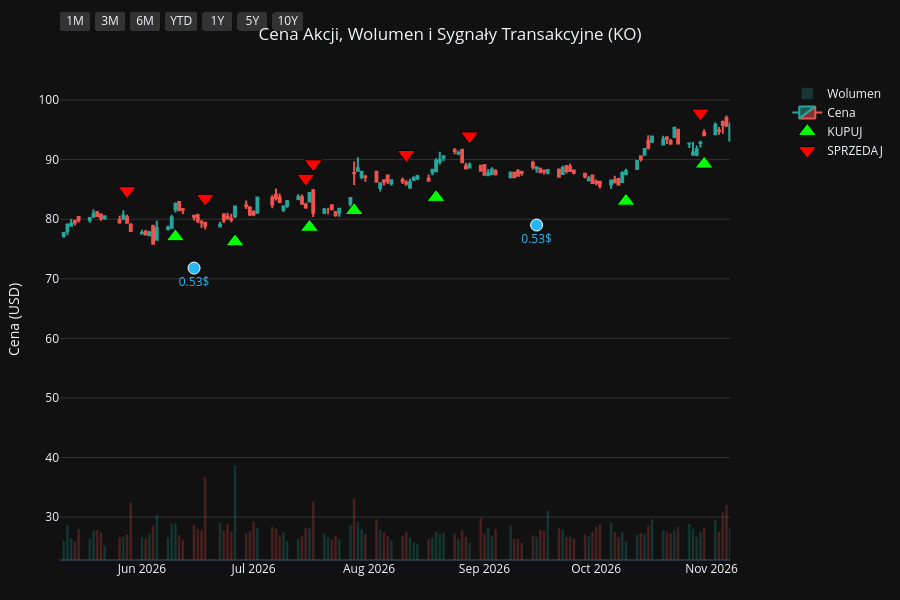
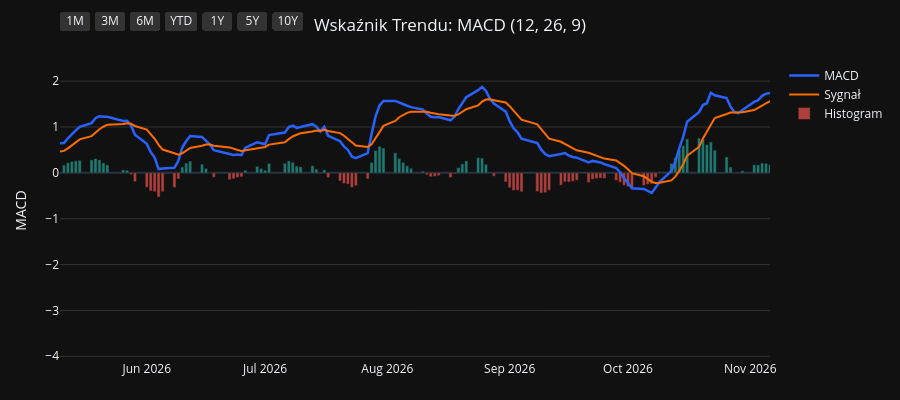
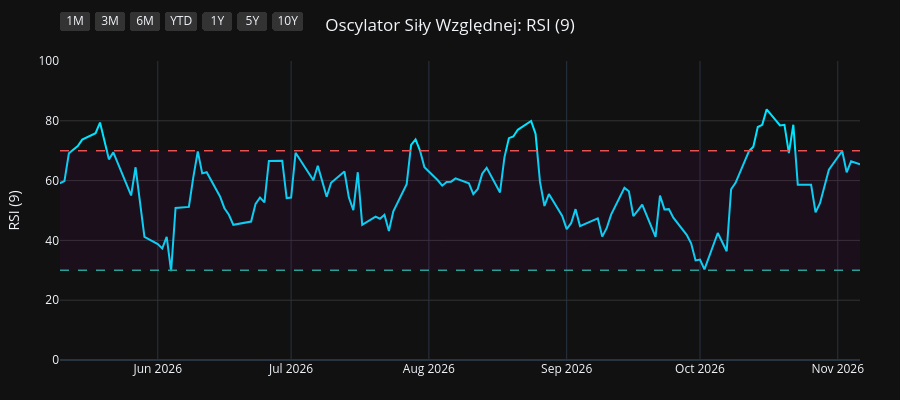
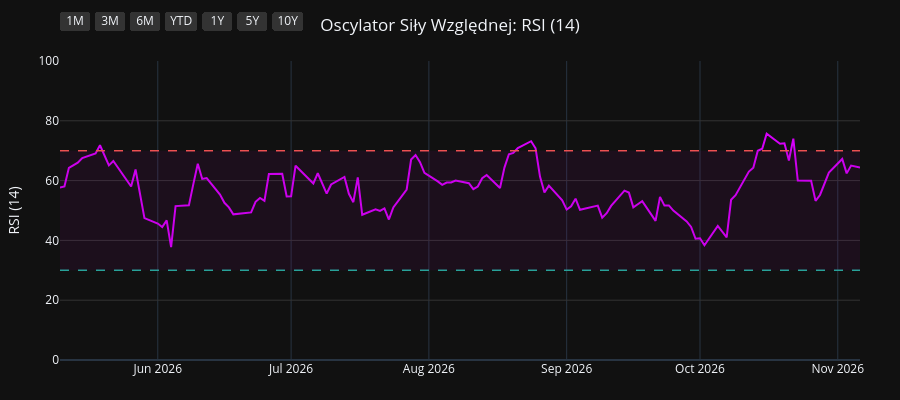

Here is the notebook cell these charts were saved with, in order:
### Code cell
import os
import yfinance as yf
import pandas as pd
import pandas_ta as ta
import plotly.graph_objects as go
from plotly.subplots import make_subplots

# 1. Pobranie i przygotowanie danych
symbol = os.environ.get("STOCK_TICKER", "").strip().upper()
if not symbol:
    raise RuntimeError("Set STOCK_TICKER before running price_extractor.ipynb")
df = yf.Ticker(symbol).history(period="10y")
df.index = df.index.tz_localize(None)

# Wskaźniki i sygnały
df.ta.macd(fast=12, slow=26, signal=9, append=True)
df.ta.rsi(length=9, append=True)
df.ta.rsi(length=14, append=True)
df.ta.rsi(length=21, append=True)
df.dropna(inplace=True)

macd = df['MACD_12_26_9']
signal = df['MACDs_12_26_9']
wczorajszy_macd = macd.shift(1)
wczorajszy_signal = signal.shift(1)

df['Decyzja'] = 'BRAK'
df.loc[(macd > signal) & (wczorajszy_macd <= wczorajszy_signal), 'Decyzja'] = 'KUPUJ'
df.loc[(macd < signal) & (wczorajszy_macd >= wczorajszy_signal), 'Decyzja'] = 'SPRZEDAJ'

df_kupuj = df[df['Decyzja'] == 'KUPUJ']
df_sprzedaj = df[df['Decyzja'] == 'SPRZEDAJ']
df_dywidendy = df[df['Dividends'] > 0]
df_splity = df[df['Stock Splits'] > 0]

# Wspólna konfiguracja osi X
konfiguracja_osi_x = dict(
    type="date",
    showspikes=True, spikemode="across", spikesnap="cursor", spikedash="dot", spikecolor="#ffffff", spikethickness=1, hoverformat="%Y-%m-%d",
    rangeselector=dict(
        buttons=list([
            dict(count=1, label="1M", step="month", stepmode="backward"),
            dict(count=3, label="3M", step="month", stepmode="backward"),
            dict(count=6, label="6M", step="month", stepmode="backward"),
            dict(count=1, label="YTD", step="year", stepmode="todate"),
            dict(count=1, label="1Y", step="year", stepmode="backward"),
            dict(count=5, label="5Y", step="year", stepmode="backward"),
            dict(step="all", label="10Y")
        ]),
        bgcolor="#333333", activecolor="#2962ff", x=0, y=1.1
    )
)

# ==========================================
# WYKRES 1: CENA + WOLUMEN + SYGNAŁY
# ==========================================
fig1 = make_subplots(specs=[[{"secondary_y": True}]])

kolory_wolumenu = ['#26a69a' if row['Close'] >= row['Open'] else '#ef5350' for index, row in df.iterrows()]
fig1.add_trace(go.Bar(x=df.index, y=df['Volume'], marker_color=kolory_wolumenu, opacity=0.25, name='Wolumen'), secondary_y=True)
fig1.add_trace(go.Candlestick(x=df.index, open=df['Open'], high=df['High'], low=df['Low'], close=df['Close'], name='Cena', increasing_line_color='#26a69a', decreasing_line_color='#ef5350'), secondary_y=False)
fig1.add_trace(go.Scatter(x=df_kupuj.index, y=df_kupuj['Low'] * 0.95, customdata=df_kupuj[['Low', 'High']], mode='markers', marker=dict(symbol='triangle-up', size=16, color='#00ff00', line=dict(width=1, color='black')), name='KUPUJ', hovertemplate='KUPUJ<br>Najniższa: %{customdata[0]:.2f}<br>Najwyższa: %{customdata[1]:.2f}<extra></extra>'), secondary_y=False)
fig1.add_trace(go.Scatter(x=df_sprzedaj.index, y=df_sprzedaj['High'] * 1.05, customdata=df_sprzedaj[['Low', 'High']], mode='markers', marker=dict(symbol='triangle-down', size=16, color='#ff0000', line=dict(width=1, color='black')), name='SPRZEDAJ', hovertemplate='SPRZEDAJ<br>Najniższa: %{customdata[0]:.2f}<br>Najwyższa: %{customdata[1]:.2f}<extra></extra>'), secondary_y=False)

if not df_dywidendy.empty:
    fig1.add_trace(go.Scatter(x=df_dywidendy.index, y=df_dywidendy['Low'] * 0.90, mode='markers+text', marker=dict(symbol='circle', size=12, color='#29b6f6', line=dict(width=1, color='white')), text=df_dywidendy['Dividends'].apply(lambda x: f"{x}$"), textposition="bottom center", name='Dywidenda', showlegend=False, hovertemplate='Dywidenda: %{text}<extra></extra>', textfont=dict(color="#29b6f6")), secondary_y=False)
if not df_splity.empty:
                    fig1.add_trace(go.Scatter(x=df_splity.index, y=df_splity['High'], mode='markers+text', marker=dict(symbol='star', size=16, color='#ffee58', line=dict(width=1, color='black')), text=df_splity['Stock Splits'].apply(lambda x: f"{x:g}:1" if x >= 1 else f"1:{1 / x:g}"), textposition="top center", name='Split', hovertemplate='%{text}<extra></extra>', textfont=dict(color="#ffee58")), secondary_y=False)

fig1.update_layout(title=dict(text=f"Cena Akcji, Wolumen i Sygnały Transakcyjne ({symbol})", x=0.5, xanchor='center'), dragmode='pan', xaxis_rangeslider_visible=False, template='plotly_dark', height=600, hovermode='x unified', margin=dict(l=60, r=40, t=60, b=40))
fig1.update_xaxes(**konfiguracja_osi_x)
fig1.update_xaxes(range=[df.index.max() - pd.Timedelta(days=180), df.index.max()])
fig1.update_yaxes(title_text="Cena (USD)", secondary_y=False, gridcolor='#333333')
fig1.update_yaxes(range=[0, df['Volume'].max() * 4], showgrid=False, showticklabels=False, secondary_y=True)
fig1.show(config={'scrollZoom': True})

# ==========================================
# WYKRES 2: WSKAŹNIK MACD
# ==========================================
fig2 = go.Figure()
fig2.add_trace(go.Scatter(x=df.index, y=df['MACD_12_26_9'], line=dict(color='#2962ff', width=2.5), name='MACD'))
fig2.add_trace(go.Scatter(x=df.index, y=df['MACDs_12_26_9'], line=dict(color='#ff6d00', width=2), name='Sygnał'))
kolory_macd = ['#26a69a' if val >= 0 else '#ef5350' for val in df['MACDh_12_26_9']]
fig2.add_trace(go.Bar(x=df.index, y=df['MACDh_12_26_9'], marker_color=kolory_macd, name='Histogram', opacity=0.7))
fig2.update_layout(title=dict(text="Wskaźnik Trendu: MACD (12, 26, 9)", x=0.5, xanchor='center'), dragmode='pan', xaxis_rangeslider_visible=False, template='plotly_dark', height=400, hovermode='x unified', margin=dict(l=60, r=40, t=60, b=40))
fig2.update_xaxes(**konfiguracja_osi_x)
fig2.update_xaxes(range=[df.index.max() - pd.Timedelta(days=180), df.index.max()])
fig2.update_yaxes(title_text="MACD", gridcolor='#333333')
fig2.show(config={'scrollZoom': True})

# ==========================================
# WYKRES 3: OSCYLATOR RSI (9)
# ==========================================
fig3 = go.Figure()
fig3.add_trace(go.Scatter(x=df.index, y=df['RSI_9'], line=dict(color='#00e5ff', width=2), name='RSI (9)'))
fig3.add_hline(y=70, line_dash="dash", line_color="#ef5350", line_width=1.5)
fig3.add_hline(y=30, line_dash="dash", line_color="#26a69a", line_width=1.5)
fig3.add_hrect(y0=30, y1=70, line_width=0, fillcolor="purple", opacity=0.1)
fig3.update_layout(title=dict(text="Oscylator Siły Względnej: RSI (9)", x=0.5, xanchor='center'), dragmode='pan', xaxis_rangeslider_visible=False, template='plotly_dark', height=400, hovermode='x unified', margin=dict(l=60, r=40, t=60, b=40))
fig3.update_xaxes(**konfiguracja_osi_x)
fig3.update_xaxes(range=[df.index.max() - pd.Timedelta(days=180), df.index.max()])
fig3.update_yaxes(title_text="RSI (9)", range=[0, 100], gridcolor='#333333')
fig3.show(config={'scrollZoom': True})

# ==========================================
# WYKRES 4: OSCYLATOR RSI (14)
# ==========================================
fig4 = go.Figure()
fig4.add_trace(go.Scatter(x=df.index, y=df['RSI_14'], line=dict(color='#d500f9', width=2), name='RSI (14)'))
fig4.add_hline(y=70, line_dash="dash", line_color="#ef5350", line_width=1.5)
fig4.add_hline(y=30, line_dash="dash", line_color="#26a69a", line_width=1.5)
fig4.add_hrect(y0=30, y1=70, line_width=0, fillcolor="purple", opacity=0.1)
fig4.update_layout(title=dict(text="Oscylator Siły Względnej: RSI (14)", x=0.5, xanchor='center'), dragmode='pan', xaxis_rangeslider_visible=False, template='plotly_dark', height=400, hovermode='x unified', margin=dict(l=60, r=40, t=60, b=40))
fig4.update_xaxes(**konfiguracja_osi_x)
fig4.update_xaxes(range=[df.index.max() - pd.Timedelta(days=180), df.index.max()])
fig4.update_yaxes(title_text="RSI (14)", range=[0, 100], gridcolor='#333333')
fig4.show(config={'scrollZoom': True})

# ==========================================
# WYKRES 5: OSCYLATOR RSI (21)
# ==========================================
fig5 = go.Figure()
fig5.add_trace(go.Scatter(x=df.index, y=df['RSI_21'], line=dict(color='#64dd17', width=2), name='RSI (21)'))
fig5.add_hline(y=70, line_dash="dash", line_color="#ef5350", line_width=1.5)
fig5.add_hline(y=30, line_dash="dash", line_color="#26a69a", line_width=1.5)
fig5.add_hrect(y0=30, y1=70, line_width=0, fillcolor="purple", opacity=0.1)
fig5.update_layout(title=dict(text="Oscylator Siły Względnej: RSI (21)", x=0.5, xanchor='center'), dragmode='pan', xaxis_rangeslider_visible=False, template='plotly_dark', height=400, hovermode='x unified', margin=dict(l=60, r=40, t=60, b=40))
fig5.update_xaxes(**konfiguracja_osi_x)
fig5.update_xaxes(range=[df.index.max() - pd.Timedelta(days=180), df.index.max()])
fig5.update_yaxes(title_text="RSI (21)", range=[0, 100], gridcolor='#333333')
fig5.show(config={'scrollZoom': True})

### Figure 1 — Plotly figure (JSON) as saved in the notebook; plotly's stock layout.template omitted (floating-point values rounded to 4 significant figures; data arrays with more than 128 entries replaced by an {"elided": "..."} marker saying what was removed)
{"data": [{"marker": {"color": {"elided": "2478 str values"}}, "name": "Wolumen", "opacity": 0.25, "type": "bar", "x": {"elided": "2478 str values"}, "xaxis": "x", "y": {"elided": "2478 int values"}, "yaxis": "y2"}, {"close": {"elided": "2478 float values"}, "decreasing": {"line": {"color": "#ef5350"}}, "high": {"elided": "2478 float values"}, "increasing": {"line": {"color": "#26a69a"}}, "low": {"elided": "2478 float values"}, "name": "Cena", "open": {"elided": "2478 float values"}, "type": "candlestick", "x": {"elided": "2478 str values"}, "xaxis": "x", "yaxis": "y"}, {"customdata": {"elided": "103x2 float values"}, "hovertemplate": "KUPUJ<br>Najniższa: %{customdata[0]:.2f}<br>Najwyższa: %{customdata[1]:.2f}<extra></extra>", "marker": {"color": "#00ff00", "line": {"color": "black", "width": 1}, "size": 16, "symbol": "triangle-up"}, "mode": "markers", "name": "KUPUJ", "type": "scatter", "x": ["2017-01-24T00:00:00", "2017-02-07T00:00:00", "2017-02-22T00:00:00", "2017-03-28T00:00:00", "2017-04-04T00:00:00", "2017-04-12T00:00:00", "2017-04-17T00:00:00", "2017-05-04T00:00:00", "2017-05-17T00:00:00", "2017-05-22T00:00:00", "2017-07-21T00:00:00", "2017-08-15T00:00:00", "2017-09-06T00:00:00", "2017-10-10T00:00:00", "2017-11-10T00:00:00", "2017-12-04T00:00:00", "2017-12-15T00:00:00", "2018-01-05T00:00:00", "2018-03-05T00:00:00", "2018-03-28T00:00:00", "2018-05-18T00:00:00", "2018-07-03T00:00:00", "2018-09-11T00:00:00", "2018-09-28T00:00:00", "2018-10-19T00:00:00", "2019-01-14T00:00:00", "2019-03-11T00:00:00", "2019-05-16T00:00:00", "2019-05-22T00:00:00", "2019-06-04T00:00:00", "2019-06-20T00:00:00", "2019-07-23T00:00:00", "2019-08-15T00:00:00", "2019-10-18T00:00:00", "2019-10-31T00:00:00", "2019-11-19T00:00:00", "2020-01-13T00:00:00", "2020-03-30T00:00:00", "2020-05-08T00:00:00", "2020-05-20T00:00:00", "2020-07-13T00:00:00", "2020-08-12T00:00:00", "2020-08-28T00:00:00", "2020-10-09T00:00:00", "2020-10-22T00:00:00", "2020-11-09T00:00:00", "2020-12-30T00:00:00", "2021-02-02T00:00:00", "2021-04-20T00:00:00", "2021-05-27T00:00:00", "2021-07-12T00:00:00", "2021-10-07T00:00:00", "2021-12-08T00:00:00", "2022-02-08T00:00:00", "2022-02-18T00:00:00", "2022-02-25T00:00:00", "2022-03-02T00:00:00", "2022-03-21T00:00:00", "2022-05-17T00:00:00", "2022-05-27T00:00:00", "2022-06-23T00:00:00", "2022-07-27T00:00:00", "2022-08-15T00:00:00", "2022-10-13T00:00:00", "2023-01-31T00:00:00", "2023-02-13T00:00:00", "2023-02-17T00:00:00", "2023-06-13T00:00:00", "2023-07-05T00:00:00", "2023-07-14T00:00:00", "2023-09-19T00:00:00", "2023-10-17T00:00:00", "2024-01-03T00:00:00", "2024-02-02T00:00:00", "2024-02-21T00:00:00", "2024-03-13T00:00:00", "2024-04-22T00:00:00", "2024-06-05T00:00:00", "2024-06-25T00:00:00", "2024-07-16T00:00:00", "2024-08-26T00:00:00", "2024-11-21T00:00:00", "2025-01-14T00:00:00", "2025-04-01T00:00:00", "2025-04-14T00:00:00", "2025-05-20T00:00:00", "2025-06-10T00:00:00", "2025-07-01T00:00:00", "2025-08-06T00:00:00", "2025-09-30T00:00:00", "2025-11-10T00:00:00", "2026-01-12T00:00:00", "2026-02-27T00:00:00", "2026-04-02T00:00:00", "2026-04-24T00:00:00", "2026-04-28T00:00:00", "2026-06-10T00:00:00", "2026-06-26T00:00:00", "2026-07-16T00:00:00", "2026-07-28T00:00:00", "2026-08-19T00:00:00", "2026-10-09T00:00:00", "2026-10-30T00:00:00"], "xaxis": "x", "y": [29.14, 29.28, 29.09, 29.94, 30.03, 30.13, 30.33, 30.77, 30.98, 31.06, 31.93, 32.73, 32.73, 32.8, 33.24, 33.24, 33.44, 33.26, 31.59, 31.51, 30.83, 32.52, 33.92, 34.27, 34.17, 35.31, 33.89, 37.3, 36.93, 37.61, 39.23, 40.3, 40.66, 41.9, 41.44, 40.68, 42.96, 33.66, 35.1, 35.21, 35.48, 37.97, 38.3, 40.25, 40.08, 41.42, 43.32, 38.99, 43.5, 44.29, 44.2, 44.16, 44.96, 51.06, 51.27, 50.38, 51.09, 50.21, 54.18, 53.45, 51.4, 51.87, 53.36, 45.88, 51.52, 50.86, 50.56, 51.52, 52.01, 51.95, 50.47, 46.37, 52.49, 52.9, 53.43, 53.4, 52.88, 56.09, 56.67, 56.56, 62.22, 56.55, 55.49, 64.92, 64.68, 65.14, 65.44, 65.11, 63.03, 61.04, 64.26, 65.46, 75.32, 71.42, 71.47, 73.26, 77.05, 76.21, 78.65, 81.45, 83.66, 83.02, 89.25], "yaxis": "y"}, {"customdata": {"elided": "102x2 float values"}, "hovertemplate": "SPRZEDAJ<br>Najniższa: %{customdata[0]:.2f}<br>Najwyższa: %{customdata[1]:.2f}<extra></extra>", "marker": {"color": "#ff0000", "line": {"color": "black", "width": 1}, "size": 16, "symbol": "triangle-down"}, "mode": "markers", "name": "SPRZEDAJ", "type": "scatter", "x": ["2017-02-01T00:00:00", "2017-02-09T00:00:00", "2017-03-27T00:00:00", "2017-04-03T00:00:00", "2017-04-05T00:00:00", "2017-04-13T00:00:00", "2017-04-26T00:00:00", "2017-05-11T00:00:00", "2017-05-18T00:00:00", "2017-06-08T00:00:00", "2017-08-11T00:00:00", "2017-08-18T00:00:00", "2017-09-20T00:00:00", "2017-10-27T00:00:00", "2017-11-17T00:00:00", "2017-12-08T00:00:00", "2017-12-22T00:00:00", "2018-02-02T00:00:00", "2018-03-22T00:00:00", "2018-04-24T00:00:00", "2018-06-21T00:00:00", "2018-08-08T00:00:00", "2018-09-27T00:00:00", "2018-10-03T00:00:00", "2018-11-21T00:00:00", "2019-02-14T00:00:00", "2019-05-07T00:00:00", "2019-05-21T00:00:00", "2019-05-29T00:00:00", "2019-06-19T00:00:00", "2019-06-26T00:00:00", "2019-08-01T00:00:00", "2019-09-09T00:00:00", "2019-10-29T00:00:00", "2019-11-04T00:00:00", "2020-01-03T00:00:00", "2020-02-18T00:00:00", "2020-05-06T00:00:00", "2020-05-12T00:00:00", "2020-06-12T00:00:00", "2020-08-03T00:00:00", "2020-08-19T00:00:00", "2020-09-21T00:00:00", "2020-10-19T00:00:00", "2020-10-26T00:00:00", "2020-11-27T00:00:00", "2021-01-04T00:00:00", "2021-04-13T00:00:00", "2021-04-26T00:00:00", "2021-06-15T00:00:00", "2021-08-04T00:00:00", "2021-11-16T00:00:00", "2022-01-19T00:00:00", "2022-02-09T00:00:00", "2022-02-24T00:00:00", "2022-03-01T00:00:00", "2022-03-07T00:00:00", "2022-04-29T00:00:00", "2022-05-18T00:00:00", "2022-05-31T00:00:00", "2022-07-15T00:00:00", "2022-08-09T00:00:00", "2022-08-25T00:00:00", "2022-12-09T00:00:00", "2023-02-03T00:00:00", "2023-02-15T00:00:00", "2023-04-26T00:00:00", "2023-06-30T00:00:00", "2023-07-07T00:00:00", "2023-08-03T00:00:00", "2023-09-22T00:00:00", "2023-12-15T00:00:00", "2024-01-18T00:00:00", "2024-02-06T00:00:00", "2024-02-29T00:00:00", "2024-04-03T00:00:00", "2024-05-20T00:00:00", "2024-06-12T00:00:00", "2024-07-02T00:00:00", "2024-08-14T00:00:00", "2024-09-06T00:00:00", "2025-01-02T00:00:00", "2025-03-05T00:00:00", "2025-04-07T00:00:00", "2025-04-28T00:00:00", "2025-06-04T00:00:00", "2025-06-16T00:00:00", "2025-07-09T00:00:00", "2025-08-25T00:00:00", "2025-11-03T00:00:00", "2025-12-02T00:00:00", "2026-02-26T00:00:00", "2026-03-02T00:00:00", "2026-04-15T00:00:00", "2026-04-27T00:00:00", "2026-05-28T00:00:00", "2026-06-18T00:00:00", "2026-07-15T00:00:00", "2026-07-17T00:00:00", "2026-08-11T00:00:00", "2026-08-28T00:00:00", "2026-10-29T00:00:00"], "xaxis": "x", "y": [32.35, 32.63, 33.17, 33.4, 33.58, 33.75, 34.03, 34.22, 34.44, 35.66, 36.26, 36.26, 36.75, 36.89, 36.93, 36.71, 36.71, 38.06, 35.12, 35.71, 35.38, 38.04, 38.05, 38.36, 40.74, 39.0, 40.46, 41.08, 41.08, 43.26, 43.6, 44.92, 46.5, 45.64, 45.93, 47.12, 51.35, 39.44, 39.63, 40.34, 41.31, 42.2, 43.98, 44.38, 44.41, 46.77, 48.41, 47.62, 48.71, 50.23, 51.27, 51.65, 55.92, 56.97, 55.41, 57.36, 56.74, 60.82, 60.35, 59.24, 58.42, 58.74, 60.03, 60.08, 56.86, 56.4, 60.48, 57.67, 57.81, 59.36, 55.83, 57.44, 58.47, 58.3, 58.87, 59.1, 61.66, 62.33, 62.5, 67.94, 70.68, 62.78, 70.77, 69.93, 72.83, 72.41, 72.7, 71.31, 71.29, 70.46, 73.95, 83.32, 83.84, 78.55, 79.55, 84.79, 83.51, 86.88, 89.31, 90.86, 93.98, 97.82], "yaxis": "y"}, {"hovertemplate": "Dywidenda: %{text}<extra></extra>", "marker": {"color": "#29b6f6", "line": {"color": "white", "width": 1}, "size": 12, "symbol": "circle"}, "mode": "markers+text", "name": "Dywidenda", "showlegend": false, "text": ["0.37$", "0.37$", "0.37$", "0.37$", "0.39$", "0.39$", "0.39$", "0.39$", "0.4$", "0.4$", "0.4$", "0.4$", "0.41$", "0.41$", "0.41$", "0.41$", "0.42$", "0.42$", "0.42$", "0.42$", "0.44$", "0.44$", "0.44$", "0.44$", "0.46$", "0.46$", "0.46$", "0.46$", "0.485$", "0.485$", "0.485$", "0.485$", "0.51$", "0.51$", "0.51$", "0.51$", "0.53$", "0.53$", "0.53$"], "textfont": {"color": "#29b6f6"}, "textposition": "bottom center", "type": "scatter", "x": ["2017-03-13T00:00:00", "2017-06-13T00:00:00", "2017-09-14T00:00:00", "2017-11-30T00:00:00", "2018-03-14T00:00:00", "2018-06-14T00:00:00", "2018-09-13T00:00:00", "2018-11-29T00:00:00", "2019-03-14T00:00:00", "2019-06-13T00:00:00", "2019-09-13T00:00:00", "2019-11-29T00:00:00", "2020-03-13T00:00:00", "2020-06-12T00:00:00", "2020-09-14T00:00:00", "2020-11-30T00:00:00", "2021-03-12T00:00:00", "2021-06-14T00:00:00", "2021-09-14T00:00:00", "2021-11-30T00:00:00", "2022-03-14T00:00:00", "2022-06-14T00:00:00", "2022-09-15T00:00:00", "2022-11-30T00:00:00", "2023-03-16T00:00:00", "2023-06-15T00:00:00", "2023-09-14T00:00:00", "2023-11-30T00:00:00", "2024-03-14T00:00:00", "2024-06-14T00:00:00", "2024-09-13T00:00:00", "2024-11-29T00:00:00", "2025-03-14T00:00:00", "2025-06-13T00:00:00", "2025-09-15T00:00:00", "2025-12-01T00:00:00", "2026-03-13T00:00:00", "2026-06-15T00:00:00", "2026-09-15T00:00:00"], "xaxis": "x", "y": [28.1, 30.33, 31.35, 30.98, 30.36, 30.48, 32.28, 34.86, 32.77, 36.75, 39.42, 39.09, 34.53, 33.65, 38.11, 38.8, 38.45, 42.6, 43.19, 41.09, 45.77, 46.65, 47.55, 49.81, 48.53, 49.42, 48.04, 47.93, 50.66, 52.48, 59.99, 54.69, 59.07, 61.54, 57.95, 63.5, 68.62, 71.8, 79.02], "yaxis": "y"}], "layout": {"dragmode": "pan", "height": 600, "hovermode": "x unified", "margin": {"b": 40, "l": 60, "r": 40, "t": 60}, "title": {"text": "Cena Akcji, Wolumen i Sygnały Transakcyjne (KO)", "x": 0.5, "xanchor": "center"}, "xaxis": {"anchor": "y", "domain": [0.0, 0.94], "hoverformat": "%Y-%m-%d", "range": ["2026-05-10T00:00:00", "2026-11-06T00:00:00"], "rangeselector": {"activecolor": "#2962ff", "bgcolor": "#333333", "buttons": [{"count": 1, "label": "1M", "step": "month", "stepmode": "backward"}, {"count": 3, "label": "3M", "step": "month", "stepmode": "backward"}, {"count": 6, "label": "6M", "step": "month", "stepmode": "backward"}, {"count": 1, "label": "YTD", "step": "year", "stepmode": "todate"}, {"count": 1, "label": "1Y", "step": "year", "stepmode": "backward"}, {"count": 5, "label": "5Y", "step": "year", "stepmode": "backward"}, {"label": "10Y", "step": "all"}], "x": 0, "y": 1.1}, "rangeslider": {"visible": false}, "showspikes": true, "spikecolor": "#ffffff", "spikedash": "dot", "spikemode": "across", "spikesnap": "cursor", "spikethickness": 1, "type": "date"}, "yaxis": {"anchor": "x", "domain": [0.0, 1.0], "gridcolor": "#333333", "title": {"text": "Cena (USD)"}}, "yaxis2": {"anchor": "x", "overlaying": "y", "range": [0, 271382800], "showgrid": false, "showticklabels": false, "side": "right"}}}

### Figure 2 — Plotly figure (JSON) as saved in the notebook; plotly's stock layout.template omitted (floating-point values rounded to 4 significant figures; data arrays with more than 128 entries replaced by an {"elided": "..."} marker saying what was removed)
{"data": [{"line": {"color": "#2962ff", "width": 2.5}, "name": "MACD", "type": "scatter", "x": {"elided": "2478 str values"}, "y": {"elided": "2478 float values"}}, {"line": {"color": "#ff6d00", "width": 2}, "name": "Sygnał", "type": "scatter", "x": {"elided": "2478 str values"}, "y": {"elided": "2478 float values"}}, {"marker": {"color": {"elided": "2478 str values"}}, "name": "Histogram", "opacity": 0.7, "type": "bar", "x": {"elided": "2478 str values"}, "y": {"elided": "2478 float values"}}], "layout": {"dragmode": "pan", "height": 400, "hovermode": "x unified", "margin": {"b": 40, "l": 60, "r": 40, "t": 60}, "title": {"text": "Wskaźnik Trendu: MACD (12, 26, 9)", "x": 0.5, "xanchor": "center"}, "xaxis": {"hoverformat": "%Y-%m-%d", "range": ["2026-05-10T00:00:00", "2026-11-06T00:00:00"], "rangeselector": {"activecolor": "#2962ff", "bgcolor": "#333333", "buttons": [{"count": 1, "label": "1M", "step": "month", "stepmode": "backward"}, {"count": 3, "label": "3M", "step": "month", "stepmode": "backward"}, {"count": 6, "label": "6M", "step": "month", "stepmode": "backward"}, {"count": 1, "label": "YTD", "step": "year", "stepmode": "todate"}, {"count": 1, "label": "1Y", "step": "year", "stepmode": "backward"}, {"count": 5, "label": "5Y", "step": "year", "stepmode": "backward"}, {"label": "10Y", "step": "all"}], "x": 0, "y": 1.1}, "rangeslider": {"visible": false}, "showspikes": true, "spikecolor": "#ffffff", "spikedash": "dot", "spikemode": "across", "spikesnap": "cursor", "spikethickness": 1, "type": "date"}, "yaxis": {"gridcolor": "#333333", "title": {"text": "MACD"}}}}

### Figure 3 — Plotly figure (JSON) as saved in the notebook; plotly's stock layout.template omitted (floating-point values rounded to 4 significant figures; data arrays with more than 128 entries replaced by an {"elided": "..."} marker saying what was removed)
{"data": [{"line": {"color": "#00e5ff", "width": 2}, "name": "RSI (9)", "type": "scatter", "x": {"elided": "2478 str values"}, "y": {"elided": "2478 float values"}}], "layout": {"dragmode": "pan", "height": 400, "hovermode": "x unified", "margin": {"b": 40, "l": 60, "r": 40, "t": 60}, "shapes": [{"line": {"color": "#ef5350", "dash": "dash", "width": 1.5}, "type": "line", "x0": 0, "x1": 1, "xref": "x domain", "y0": 70, "y1": 70, "yref": "y"}, {"line": {"color": "#26a69a", "dash": "dash", "width": 1.5}, "type": "line", "x0": 0, "x1": 1, "xref": "x domain", "y0": 30, "y1": 30, "yref": "y"}, {"fillcolor": "purple", "line": {"width": 0}, "opacity": 0.1, "type": "rect", "x0": 0, "x1": 1, "xref": "x domain", "y0": 30, "y1": 70, "yref": "y"}], "title": {"text": "Oscylator Siły Względnej: RSI (9)", "x": 0.5, "xanchor": "center"}, "xaxis": {"hoverformat": "%Y-%m-%d", "range": ["2026-05-10T00:00:00", "2026-11-06T00:00:00"], "rangeselector": {"activecolor": "#2962ff", "bgcolor": "#333333", "buttons": [{"count": 1, "label": "1M", "step": "month", "stepmode": "backward"}, {"count": 3, "label": "3M", "step": "month", "stepmode": "backward"}, {"count": 6, "label": "6M", "step": "month", "stepmode": "backward"}, {"count": 1, "label": "YTD", "step": "year", "stepmode": "todate"}, {"count": 1, "label": "1Y", "step": "year", "stepmode": "backward"}, {"count": 5, "label": "5Y", "step": "year", "stepmode": "backward"}, {"label": "10Y", "step": "all"}], "x": 0, "y": 1.1}, "rangeslider": {"visible": false}, "showspikes": true, "spikecolor": "#ffffff", "spikedash": "dot", "spikemode": "across", "spikesnap": "cursor", "spikethickness": 1, "type": "date"}, "yaxis": {"gridcolor": "#333333", "range": [0, 100], "title": {"text": "RSI (9)"}}}}

### Figure 4 — Plotly figure (JSON) as saved in the notebook; plotly's stock layout.template omitted (floating-point values rounded to 4 significant figures; data arrays with more than 128 entries replaced by an {"elided": "..."} marker saying what was removed)
{"data": [{"line": {"color": "#d500f9", "width": 2}, "name": "RSI (14)", "type": "scatter", "x": {"elided": "2478 str values"}, "y": {"elided": "2478 float values"}}], "layout": {"dragmode": "pan", "height": 400, "hovermode": "x unified", "margin": {"b": 40, "l": 60, "r": 40, "t": 60}, "shapes": [{"line": {"color": "#ef5350", "dash": "dash", "width": 1.5}, "type": "line", "x0": 0, "x1": 1, "xref": "x domain", "y0": 70, "y1": 70, "yref": "y"}, {"line": {"color": "#26a69a", "dash": "dash", "width": 1.5}, "type": "line", "x0": 0, "x1": 1, "xref": "x domain", "y0": 30, "y1": 30, "yref": "y"}, {"fillcolor": "purple", "line": {"width": 0}, "opacity": 0.1, "type": "rect", "x0": 0, "x1": 1, "xref": "x domain", "y0": 30, "y1": 70, "yref": "y"}], "title": {"text": "Oscylator Siły Względnej: RSI (14)", "x": 0.5, "xanchor": "center"}, "xaxis": {"hoverformat": "%Y-%m-%d", "range": ["2026-05-10T00:00:00", "2026-11-06T00:00:00"], "rangeselector": {"activecolor": "#2962ff", "bgcolor": "#333333", "buttons": [{"count": 1, "label": "1M", "step": "month", "stepmode": "backward"}, {"count": 3, "label": "3M", "step": "month", "stepmode": "backward"}, {"count": 6, "label": "6M", "step": "month", "stepmode": "backward"}, {"count": 1, "label": "YTD", "step": "year", "stepmode": "todate"}, {"count": 1, "label": "1Y", "step": "year", "stepmode": "backward"}, {"count": 5, "label": "5Y", "step": "year", "stepmode": "backward"}, {"label": "10Y", "step": "all"}], "x": 0, "y": 1.1}, "rangeslider": {"visible": false}, "showspikes": true, "spikecolor": "#ffffff", "spikedash": "dot", "spikemode": "across", "spikesnap": "cursor", "spikethickness": 1, "type": "date"}, "yaxis": {"gridcolor": "#333333", "range": [0, 100], "title": {"text": "RSI (14)"}}}}
